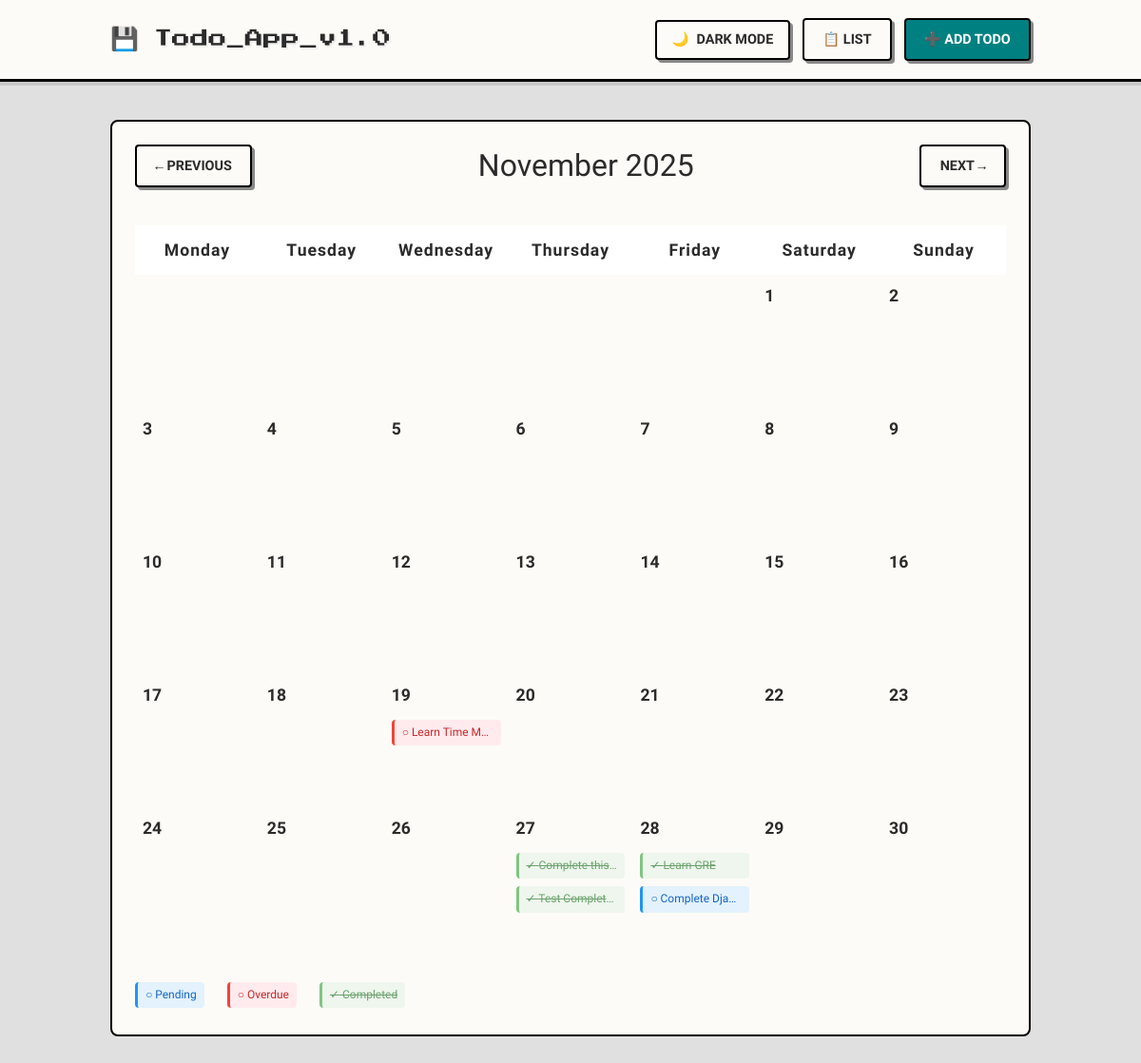
Screenshot of /calendar/ with the database file from the repository.
### todo/models.py (models this page shows, shortened)
class Todo(models.Model):
    PRIORITY_CHOICES = [
        ('low', 'Low'),
        ('medium', 'Medium'),
        ('high', 'High'),
        ('critical', 'Critical'),
    ]
    title = models.CharField(max_length=200)
    description = models.TextField(blank=True)
    due_date = models.DateTimeField(null=True, blank=True)
    is_resolved = models.BooleanField(default=False)
    created_at = models.DateTimeField(auto_now_add=True)
    priority = models.CharField(max_length=10, choices=PRIORITY_CHOICES, default='medium')
    tags = models.CharField(max_length=200, blank=True, help_text="Comma-separated tags (e.g., work, personal, urgent)")

### todo/views.py (the view)
# urls.py: path('calendar/', TodoCalendarView.as_view(), name='todo-calendar'),
class TodoCalendarView(ListView):
    model = Todo
    template_name = 'todo/todo_calendar.html'
    context_object_name = 'todos'
    def get_context_data(self, **kwargs):
        context = super().get_context_data(**kwargs)
        from datetime import datetime
        import calendar
        year = int(self.request.GET.get('year', datetime.now().year))
        month = int(self.request.GET.get('month', datetime.now().month))
        cal = calendar.monthcalendar(year, month)
        month_name = calendar.month_name[month]
        todos_by_date = {}
        for todo in self.get_queryset():
            if todo.due_date:
                if todo.due_date.year == year and todo.due_date.month == month:
                    day = todo.due_date.day
                    if day not in todos_by_date:
                        todos_by_date[day] = []
                    todos_by_date[day].append(todo)
        if month == 1:
            prev_month, prev_year = 12, year - 1
        else:
            prev_month, prev_year = month - 1, year
        if month == 12:
            next_month, next_year = 1, year + 1
        else:
            next_month, next_year = month + 1, year
        context.update({
            'calendar': cal,
            'year': year,
            'month': month,
            'month_name': month_name,
            'todos_by_date': todos_by_date,
            'prev_month': prev_month,
            'prev_year': prev_year,
            'next_month': next_month,
            'next_year': next_year,
        })
        return context

### todo/templatetags/todo_extras.py (called while the page is built)
@register.filter
def get_item(dictionary, key):
    return dictionary.get(key, [])

### todo/templates/todo/todo_calendar.html (shortened to what this page needs)
{% extends 'todo/base.html' %}
{% load todo_extras %}
{% block header_actions %}
<a href="{% url 'todo-list' %}" class="btn btn-sm btn-outline-primary">📋 List</a>
<a href="{% url 'todo-create' %}" class="btn btn-sm btn-primary">➕ Add Todo</a>
{% endblock %}
{% block content %}
<div class="calendar-container">
    <div class="calendar-nav">
        <a href="?year={{ prev_year }}&month={{ prev_month }}" class="btn btn-outline-primary">
            ← Previous
        </a>
        <h2 class="mb-0">{{ month_name }} {{ year }}</h2>
        <a href="?year={{ next_year }}&month={{ next_month }}" class="btn btn-outline-primary">
            Next →
        </a>
    </div>
    <table class="calendar-table">
        <thead>
            <tr>
                <th>Monday</th>
                <th>Tuesday</th>
                <th>Wednesday</th>
                <th>Thursday</th>
                <th>Friday</th>
                <th>Saturday</th>
                <th>Sunday</th>
            </tr>
        </thead>
        <tbody>
            {% for week in calendar %}
            <tr>
                {% for day in week %}
                <td {% if day == 0 %}class="empty-day" {% endif %}>
                    <div class="day-content">
                        {% if day != 0 %}
                        <div class="calendar-day-number">{{ day }}</div>
                        {% for todo in todos_by_date|get_item:day %}
                        <div class="calendar-todo {% if todo.is_resolved %}todo-completed{% else %}{% now 'U' as current_timestamp %}{% if todo.due_date|date:'U' < current_timestamp %}todo-overdue{% else %}todo-pending{% endif %}{% endif %}"
                            title="{{ todo.title }}{% if todo.description %} - {{ todo.description }}{% endif %}"
                            data-todo-id="{{ todo.pk }}" onclick="openEditModal(this)">
                            {% if todo.is_resolved %}✓{% else %}○{% endif %} {{ todo.title|truncatechars:20 }}
                        </div>
                        {% endfor %}
                        {% endif %}
                    </div>
                </td>
                {% endfor %}
            </tr>
            {% endfor %}
        </tbody>
    </table>
    <div class="legend">
        <div class="legend-item">
            <span class="calendar-todo todo-pending" style="cursor: default;">○ Pending</span>
        </div>
        <div class="legend-item">
            <span class="calendar-todo todo-overdue" style="cursor: default;">○ Overdue</span>
        </div>
        <div class="legend-item">
            <span class="calendar-todo todo-completed" style="cursor: default;">✓ Completed</span>
        </div>
    </div>
</div>
{% endblock %}

### todo/templates/todo/base.html (style rules this page uses)
:root[data-theme="light"] { --bg-body: #e0e0e0; --bg-primary: #fdfbf7; --bg-secondary: #ffffff; --bg-tertiary: #eeeeee; --text-primary: #2b2b2b; --text-secondary: #555555; --border-light: #ffffff; --border-dark: #888888; --border-black: #000000; --accent-primary: #008080; --accent-hover: #006666; --priority-critical: #d32f2f; --priority-high: #f57c00; --priority-medium: #fbc02d; --priority-low: #388e3c; }
* { box-sizing: border-box; }
body { font-family: 'Courier Prime', 'Courier New', monospace; font-size: 1.1rem; line-height: 1.6; background-color: var(--bg-body); color: var(--text-primary); min-height: 100vh; padding-bottom: 2rem; transition: background-color 0.3s ease; }
.btn { border-radius: 4px; border: 2px solid var(--border-black); background: var(--bg-primary); color: var(--text-primary); font-family: 'Courier Prime', monospace; font-weight: 700; font-size: 0.9rem; padding: 0.6rem 1.2rem; text-transform: uppercase; box-shadow: 3px 3px 0 var(--border-dark); transition: all 0.1s ease; position: relative; top: 0; left: 0; }
.btn-primary { background: var(--accent-primary); color: #ffffff; border-color: var(--border-black); }
.card, .content-card, .calendar-container, .modal-content { background: var(--bg-primary); border: 2px solid var(--border-black); border-radius: 6px; box-shadow: 5px 5px 0 var(--border-dark); color: var(--text-primary); margin-bottom: 1.5rem; }
.calendar-table th { background: var(--accent-primary); color: #fff; border: 1px solid var(--border-black); font-family: 'Courier Prime', monospace; letter-spacing: 1px; }
.calendar-table td { border: 1px solid var(--border-dark); }
a { text-decoration: none; color: inherit; }

### todo/templates/todo/todo_calendar.html (style rules this page uses)
.calendar-container { background: var(--bg-primary); border-radius: 8px; padding: 1.5rem; box-shadow: 0 2px 8px var(--shadow); }
.calendar-nav { display: flex; justify-content: space-between; align-items: center; margin-bottom: 1.5rem; padding-bottom: 1rem; border-bottom: 2px solid var(--border-color); }
.calendar-table { width: 100%; border-collapse: separate; border-spacing: 0; table-layout: fixed; }
.calendar-table th { background: var(--bg-secondary); color: var(--text-primary); padding: 0.75rem; text-align: center; font-weight: 600; border: 1px solid var(--border-color); border-bottom: 2px solid var(--border-color); width: 14.28%; }
.calendar-table td { border: 1px solid var(--border-color); height: 140px; vertical-align: top; padding: 0; background: var(--bg-primary); position: relative; }
.day-content { height: 100%; padding: 0.5rem; overflow-y: auto; display: flex; flex-direction: column; }
.calendar-day-number { font-weight: 600; color: var(--text-primary); margin-bottom: 0.5rem; font-size: 1.1rem; position: sticky; top: 0; }
.calendar-todo { font-size: 0.75rem; padding: 0.25rem 0.5rem; margin: 0.25rem 0; border-radius: 4px; cursor: pointer; overflow: hidden; text-overflow: ellipsis; white-space: nowrap; transition: all 0.2s ease; border-left: 3px solid; flex-shrink: 0; }
.todo-pending { background: #e3f2fd; border-left-color: #2196f3; color: #1565c0; }
.todo-completed { background: #e8f5e9; border-left-color: #4caf50; color: #2e7d32; text-decoration: line-through; opacity: 0.7; }
.todo-overdue { background: #ffebee; border-left-color: #f44336; color: #c62828; }
.empty-day { background: var(--bg-tertiary); opacity: 0.5; }
.legend { display: flex; gap: 1.5rem; margin-top: 1.5rem; padding-top: 1rem; border-top: 1px solid var(--border-color); flex-wrap: wrap; }
.legend-item { display: flex; align-items: center; gap: 0.5rem; }

### rows the page displays
Todo: title "Learn Time M…"
Todo: title "Complete this…"
Todo: title "Test Complet…"
Todo: title "Learn GRE"
Todo: title "Complete Dja…"

### other values shown
{{ month_name }} "November"
{{ year }} "2025"
{{ day }} "1" "2" "3" "4" "5" "6" "7" "8" "9" "10" "11" "12" "13" "14" "15" "16" "17" "18" "19" "20" "21" "22" "23" "24" "25" "26" "27" "28" "29" "30"
